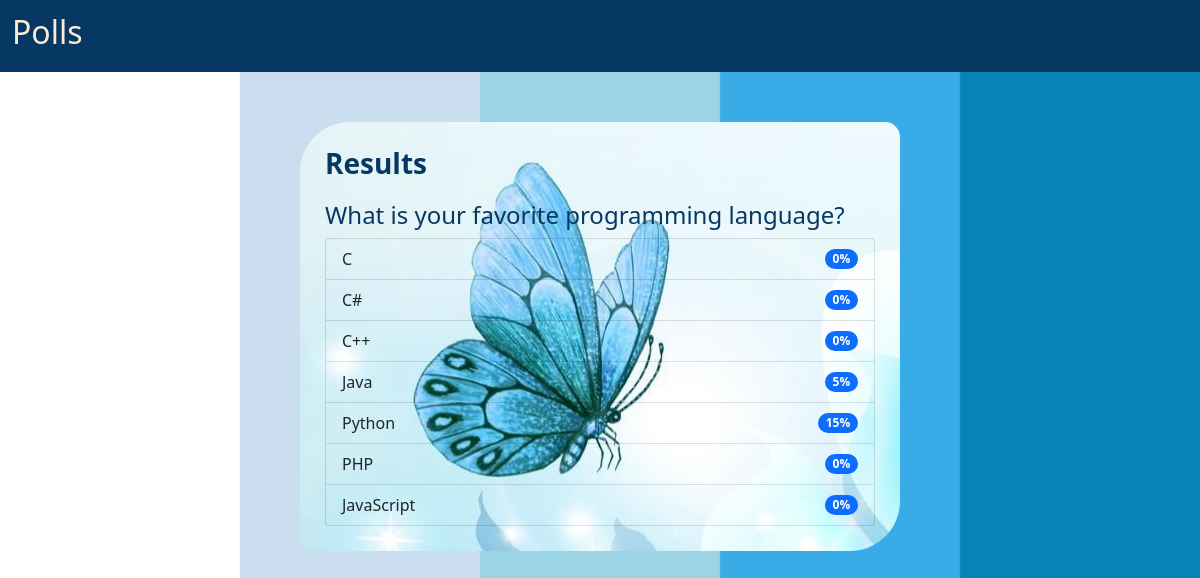
The app's page /polls/result/1, older data.
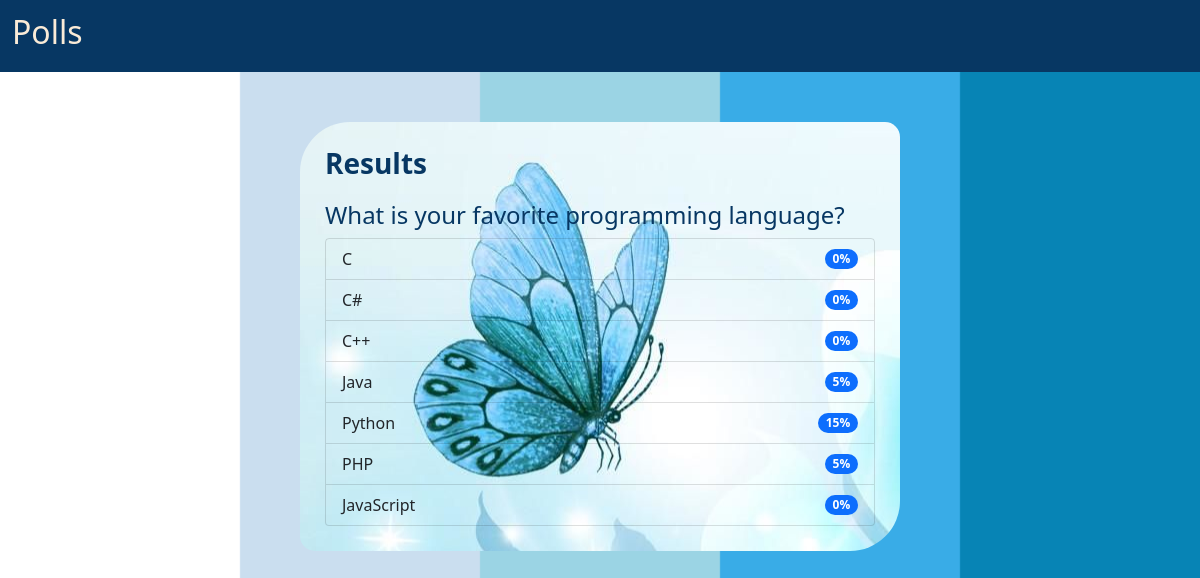
The same page, newer data.
### mypolls/models.py (models this page shows, shortened)
class Choice(models.Model):
    question = models.ForeignKey(Question, on_delete=models.CASCADE, related_name='choices')
    option = models.CharField(max_length=100)
    vote = models.IntegerField(default=0)

### mypolls/views.py (the view)
# urls.py: path('result/<str:pk>', views.result, name = 'result')
def result(request, pk):
    question = Question.objects.get(id=pk)
    options = question.choices.all()
    if request.method == 'POST':
        inputvalue = request.POST['choice']
        selection_option = options.get(id=inputvalue)
        selection_option.vote += 5
        selection_option.save()
    return render(request, 'result.html', {'question': question, 'options': options})

### mypolls/templates/result.html
{% extends 'base.html' %}
{% block content %}
<h3 style = "margin-bottom: 20px"><strong>Results</strong></h3>
<h4>{{question.question}}</h4>
<ul class="list-group">
{% for option in options %}
<li class="list-group-item d-flex justify-content-between align-items-center">
    {{option.option}}
    <span class="badge bg-primary rounded-pill">{{option.vote}}%</span>
  </li>
  {% endfor %}
</ul>
{% endblock %}

Row changes from the older to the newer data that the page shows:
changed Choice "PHP": vote "0" → "5"
